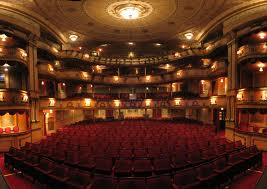
%> input picture OnlineTicketBookingSystem/App_Data/images/New Picture (1).bmp, 267 x 189 px
$ octave --eval "result = imColorSep(imread('../OnlineTicketBookingSystem/App_Data/images/New Picture (1).bmp'));"   (GNU Octave 9; MATLAB toolbox functions it lacks are replaced by stand-ins)
%> lines starting %> are read from the running program, lines starting %| are printed output that depends on the picture; in (x1, y1, x2, y2) boxes, pixels count from 0 and x2, y2 are one past the last pixel; in counts of white or black regions, pixels touching at a corner belong together; the program's own positions count from 1
### Verifiable And Secure Color Image Visual Cryptography using RgbModel and Color Codes/jarvisHalftone.m
function outImg = jarvisHalftone(inImg)
inImg = double(inImg);

[M,N] = size(inImg);
T = 127.5;
y = inImg;
error = 0;

y= [127.5*ones(M,2) y 127.5*ones(M,2) ; 127.5*ones(2,N+4)];
z = y;

for rows = 1:M
  for cols = 3:N+2
    z(rows,cols) =255*(y(rows,cols)>=T);
    error = -z(rows,cols) + y(rows,cols);

    y(rows,cols+2) = 5/48 * error + y(rows,cols+2);
    y(rows,cols+1) = 7/48 * error + y(rows,cols+1);

    y(rows+1,cols+2) = 3/48 * error + y(rows+1,cols+2);
    y(rows+1,cols+1) = 5/48 * error + y(rows+1,cols+1);
    y(rows+1,cols+0) = 7/48 * error + y(rows+1,cols+0);
    y(rows+1,cols-1) = 5/48 * error + y(rows+1,cols-1);
    y(rows+1,cols-2) = 3/48 * error + y(rows+1,cols-2);

    y(rows+2,cols+2) = 1/48 * error + y(rows+2,cols+2);
    y(rows+2,cols+1) = 3/48 * error + y(rows+2,cols+1);
    y(rows+2,cols+0) = 5/48 * error + y(rows+2,cols+0);
    y(rows+2,cols-1) = 3/48 * error + y(rows+2,cols-1);
    y(rows+2,cols-2) = 1/48 * error + y(rows+2,cols-2);
  end
end

outImg = z(1:M,3:N+2);
outImg = im2bw(uint8(outImg));

### Verifiable And Secure Color Image Visual Cryptography using RgbModel and Color Codes/imColorSep.m

function fig = imColorSep(A)

% IMCOLORSEP    Displays the RGB decomposition of a full-color image
%
% Color image is decomposed to three images of
% its composition colors and displaying them as
% gray scale image with the values representing
% the color intensity
%


    % Converting data type of image array to 'uint8':
    %A = im2uint8(A);

    fig=figure; imshow(A); title('Input Color Image');

 img=A;
%> img is the input picture: size 189x267x3 uint8; mean R, G, B 88, 46, 26.1

if((ndims(img)~=3) | (size(img,3)~=3))

    menu(' Input image must be RGB','OK');

else

%re=imresize(img,[256,256],'bilinear');
re=img;

%Extract Red, Green and Blue Components

    red=re(:,:,1);
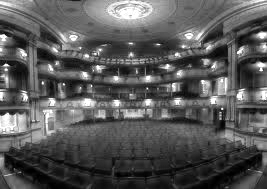
%> red: size 189x267 uint8; min 0, max 255, mean 88

    green=re(:,:,2);

    blue=re(:,:,3);
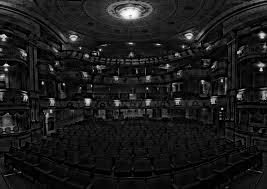
%> blue: size 189x267 uint8; min 0, max 255, mean 26.1


%Outputting the retrieved images.

             figure;imshow(red);title('Red Component');
             figure;imshow(green);title('Green Component');
             figure;imshow(blue);title('Blue Component');


% Halftoning using jarvis algorithm
red1=jarvisHalftone(red);
%> in jarvisHalftone, `outImg = z(1:M,3:N+2);`:
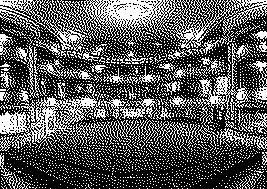
%> outImg: size 189x267 double; 34.3% white in thin lines or dots
%> in jarvisHalftone, `outImg = im2bw(uint8(outImg));`: outImg: size 189x267 logical; 34.3% white in thin lines or dots
green1=jarvisHalftone(green);
%> after the loop in jarvisHalftone (call 2), `for rows = 1:M`:
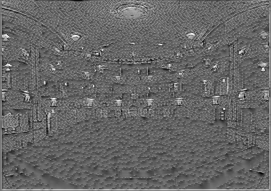
%> y: size 191x271 double; min -12.65, max 294.1, mean 111; drawn with min black and max white
%> in jarvisHalftone (call 2), `outImg = z(1:M,3:N+2);`: outImg: size 189x267 double; 17.8% white in thin lines or dots
%> in jarvisHalftone (call 2), `outImg = im2bw(uint8(outImg));`: outImg: size 189x267 logical; 17.8% white in thin lines or dots
blue1=jarvisHalftone(blue);
%> after the loop in jarvisHalftone (call 3), `for rows = 1:M`:
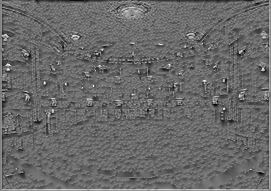
%> y: size 191x271 double; min -14.77, max 272.2, mean 104.2; drawn with min black and max white
%> after the loop in jarvisHalftone (call 3), `for rows = 1:M`:
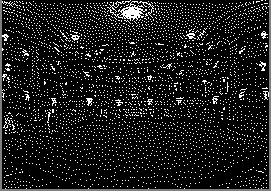
%> z: size 191x271 double; min 0, max 255, mean 27.9
%> in jarvisHalftone (call 3), `outImg = z(1:M,3:N+2);`:
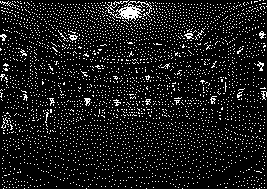
%> outImg: size 189x267 double; 9.9% white in thin lines or dots
%> in jarvisHalftone (call 3), `outImg = im2bw(uint8(outImg));`: outImg: size 189x267 logical; 9.9% white in thin lines or dots


imwrite(red1,'Red1.bmp');
imwrite(green1,'Green1.bmp');
imwrite(blue1,'Blue1.bmp');


end
